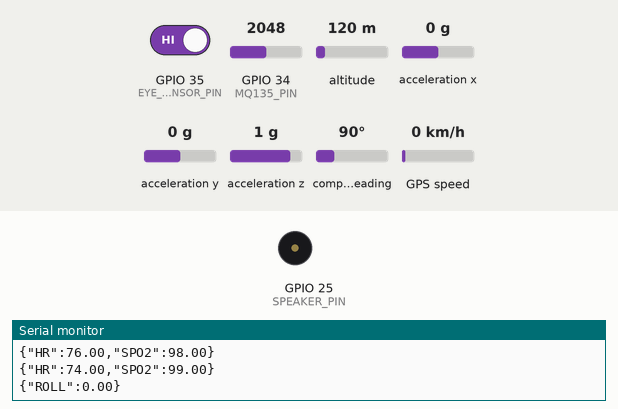
Bench run of a sketch on a simulated ESP32. On the bench: buzzer (waves = sounding), the last lines printed to the serial monitor. Wiring (inferred from the names in the program): MPU-6050 motion sensor at I2C address 0x68. The test bench sets the inputs (shaded band); at power-on: GPIO 34 (MQ135_PIN) = 2048, GPIO 35 (EYE_SENSOR_PIN) HIGH, acceleration y 0 g, altitude 120 m, acceleration x 0 g, acceleration z 1 g, compass heading 90°, GPS speed 0 km/h. Random numbers use the default seed unless the sketch sets one; the GPS gets a fix after 3 s at 37.7749, -122.4194 with 8 satellites.

Above: at 1.2 s.
1.3 s: GPIO 34 (MQ135_PIN) set to 2340
11.5 s: GPIO 35 (EYE_SENSOR_PIN) driven LOW
At 22.3 s:
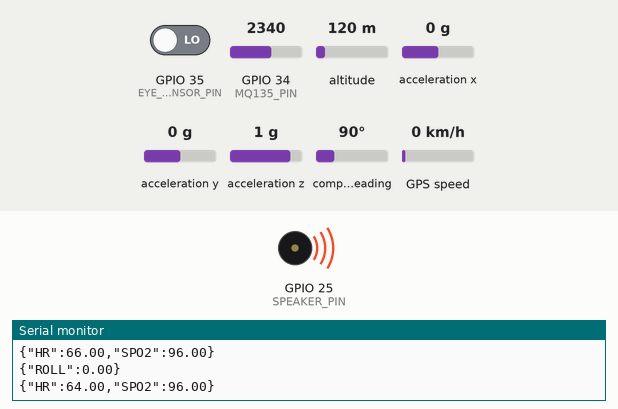
23.5 s: GPIO 34 (MQ135_PIN) set to 2260
31.5 s: GPIO 34 (MQ135_PIN) set to 1260
41.5 s: acceleration y set to -1.4 g
43.0 s: GPIO 34 (MQ135_PIN) set to 260
Timing chart, 0 to 46.0 s (numbered marks = the images above; inputs shaded):
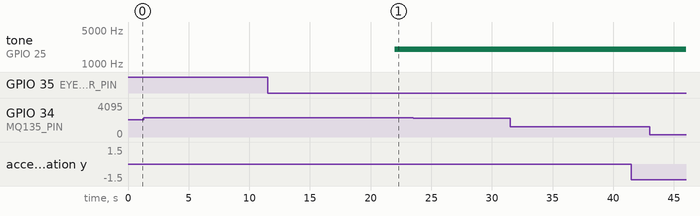

The sketch:

Data_Transfer_Websocket.ino
```cpp
#include <Wire.h>
#include <WiFi.h>
#include <WebSocketsServer.h>
#include <TinyGPSPlus.h>
#include <HardwareSerial.h>

/* ================= COMMON DEFINES ================= */
#define SPEAKER_PIN 25
#define FREQUENCY 2000
#define RESOLUTION 8

/* ================= IR EYE BLINK ================= */
#define EYE_SENSOR_PIN 35
unsigned long eyeClosedStartTime = 0;
bool eyeBeeping = false;
unsigned long lastEyeCheck = 0;

/* ================= MPU6050 ================= */
#define MPU 0x68
int16_t AccX, AccY, AccZ;
float Ax, Ay, Az;
float roll;
unsigned long lastMPURead = 0;

/* ================= HR & SPO2 ================= */
float simulatedHR = 75;
float simulatedSpO2 = 97;
bool simulateRandom = true;
unsigned long lastHRUpdate = 0;

/* ================= GPS ================= */
TinyGPSPlus gps;
HardwareSerial GPS(2);
unsigned long lastGPSPrint = 0;

/* ================= MQ135 ================= */
#define MQ135_PIN 34
unsigned long lastMQRead = 0;

/* ================= WEBSOCKET ================= */
WebSocketsServer webSocket(81);

/* ================================================= */

void broadcastJSON(String msg) {
  webSocket.broadcastTXT(msg);
  Serial.println(msg);
}

void onWsEvent(uint8_t num, WStype_t type, uint8_t * payload, size_t length) {
  if (type == WStype_TEXT) {
    String msg = String((char*)payload);

    if (msg.indexOf("HR") >= 0) {
      int i = msg.indexOf("HR") + 4;
      simulatedHR = msg.substring(i).toFloat();
    }

    if (msg.indexOf("SPO2") >= 0) {
      int i = msg.indexOf("SPO2") + 6;
      simulatedSpO2 = msg.substring(i).toFloat();
    }

    if (msg.indexOf("MODE") >= 0) {
      simulateRandom = msg.indexOf("RANDOM") >= 0;
    }
  }
}

void setup() {
  Serial.begin(115200);

  /* I2C */
  Wire.begin(21, 22);
  Wire.setClock(400000);

  /* Speaker (ESP32 core v3 FIX) */
  ledcAttach(SPEAKER_PIN, FREQUENCY, RESOLUTION);
  ledcWrite(SPEAKER_PIN, 0);

  /* Eye Blink */
  pinMode(EYE_SENSOR_PIN, INPUT);

  /* MPU6050 */
  Wire.beginTransmission(MPU);
  Wire.write(0x6B);
  Wire.write(0);
  Wire.endTransmission(true);
  Serial.println("MPU6050 Ready");

  /* GPS */
  GPS.begin(9600, SERIAL_8N1, 16, 17);
  Serial.println("GPS Started");

  /* WiFi AP */
  WiFi.softAP("ESP32-Data", "esp32pass");
  Serial.print("ESP32 IP: ");
  Serial.println(WiFi.softAPIP());

  /* WebSocket */
  webSocket.begin();
  webSocket.onEvent(onWsEvent);
  Serial.println("WebSocket running on port 81");
}

void loop() {
  webSocket.loop();

  /* ---------- IR EYE BLINK ---------- */
  if (millis() - lastEyeCheck >= 2000) {
    lastEyeCheck = millis();
    int state = digitalRead(EYE_SENSOR_PIN);

    if (state == LOW) {
      if (eyeClosedStartTime == 0)
        eyeClosedStartTime = millis();

      if (millis() - eyeClosedStartTime >= 10000 && !eyeBeeping) {
        ledcWrite(SPEAKER_PIN, 200);
        eyeBeeping = true;
      }
    } else {
      eyeClosedStartTime = 0;
      ledcWrite(SPEAKER_PIN, 0);
      eyeBeeping = false;
    }
  }

  /* ---------- MPU6050 ---------- */
  if (millis() - lastMPURead >= 1000) {
    lastMPURead = millis();

    Wire.beginTransmission(MPU);
    Wire.write(0x3B);
    Wire.endTransmission(false);
    Wire.requestFrom(MPU, 6, true);

    AccX = Wire.read() << 8 | Wire.read();
    AccY = Wire.read() << 8 | Wire.read();
    AccZ = Wire.read() << 8 | Wire.read();

    Ax = AccX / 16384.0;
    Ay = AccY / 16384.0;
    Az = AccZ / 16384.0;

    roll = atan2(Ay, Az) * 180.0 / PI;
    broadcastJSON("{\"ROLL\":" + String(roll, 2) + "}");
  }

  /* ---------- SIMULATED HR / SPO2 ---------- */
  if (millis() - lastHRUpdate >= 300) {
    lastHRUpdate = millis();

    if (simulateRandom) {
      simulatedHR += random(-2, 3);
      simulatedSpO2 += random(-1, 2);
    }

    simulatedHR = constrain(simulatedHR, 60, 120);
    simulatedSpO2 = constrain(simulatedSpO2, 90, 100);

    broadcastJSON("{\"HR\":" + String(simulatedHR) +
                  ",\"SPO2\":" + String(simulatedSpO2) + "}");
  }

  /* ---------- GPS ---------- */
  while (GPS.available())
    gps.encode(GPS.read());

  if (millis() - lastGPSPrint >= 7000) {
    lastGPSPrint = millis();

    if (gps.location.isValid()) {
      broadcastJSON("{\"LAT\":" + String(gps.location.lat(), 6) +
                    ",\"LNG\":" + String(gps.location.lng(), 6) + "}");
    }
  }

  /* ---------- MQ135 ---------- */
  if (millis() - lastMQRead >= 10000) {
    lastMQRead = millis();
    int val = analogRead(MQ135_PIN);

    String quality;
    if (val < 800) quality = "Excellent";
    else if (val < 1300) quality = "Good";
    else if (val < 1800) quality = "Moderate";
    else if (val < 2300) quality = "Bad";
    else quality = "Hazardous";

    broadcastJSON("{\"AIR\":\"" + quality + "\",\"ADC\":" + String(val) + "}");
  }
}
```

Measured:
- after the input at 11.5 s, tone on GPIO 25 (SPEAKER_PIN): silent → 2000 Hz after 10.5 s
